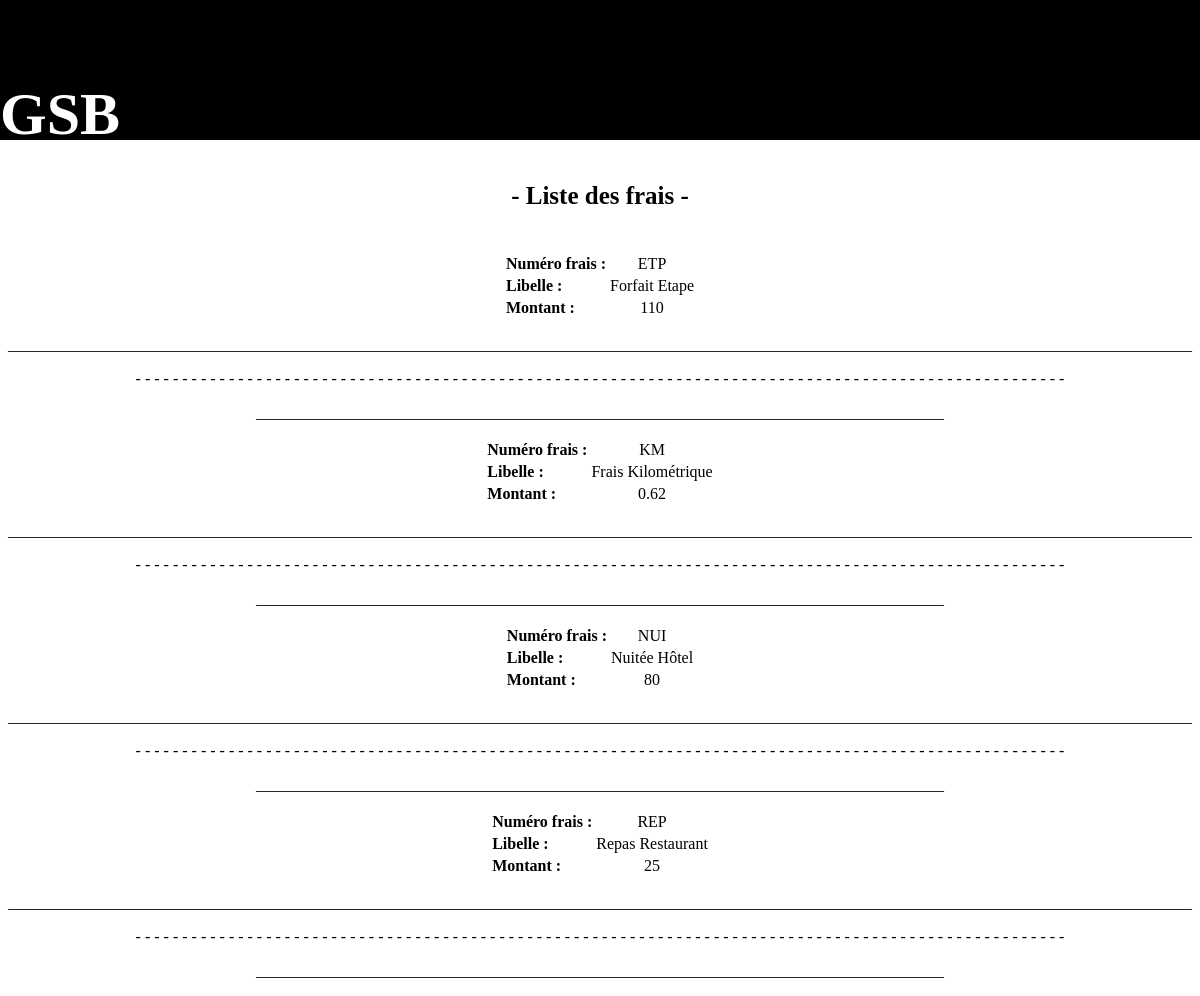
/gestfrais/views/Consulter/priveConsulterFraisForfaitGSB.php, run on the app's committed database.
### tables this page shows
CREATE TABLE IF NOT EXISTS `fraisforfait` (
  `idFraisForfait` varchar(10) NOT NULL,
  `libelle` varchar(30) DEFAULT NULL,
  `montant` float DEFAULT NULL,
  PRIMARY KEY (`idFraisForfait`)
);

### gestfrais/controller/conBDD.php (called while the page is built, shortened)
<?php
require_once('C:\wamp64\www\gestfrais\models\modele.php');
function conFrais(){
	consulterFrais();
}
?>

### gestfrais/models/modele.php (the view, shortened to what this page needs)
	<?php
function consulterFrais(){
	try{
		$bdd = new PDO('mysql:host=10.99.98.192;dbname=gsbv2;charset=utf8','GSBPHP','',array(PDO::ATTR_ERRMODE => PDO::ERRMODE_EXCEPTION));
	}
	catch(Exceptions $e){
		die('Erreurs : ' . $e->getMessage());
			echo"Erreur connexion dans la méthode consulterVisiteurs dans modele.php";
		return false;
	}
	?>
	<h5> - Liste des frais - </h5>
	<?php
		$reponse = $bdd->query('SELECT idFraisForfait, libelle, montant FROM fraisforfait');
		if($reponse){
			while($donnee = $reponse->fetch()){
	?>
				<table colspan = 2>
					<tr>
						<th>Numéro frais :</th>
						<td><?php echo $donnee['idFraisForfait'];?></td>
					</tr>
					<tr>
						<th>Libelle :</th>
						<td><?php echo $donnee['libelle']; ?></td>
					</tr>
					<tr>
						<th>Montant :</th>
						<td> <?php echo $donnee['montant']; ?></td>
					</tr>
				</table>
	<p>____________________________________________________________________________________________________________________________________________________</p>
	<p>- - - - - - - - - - - - - - - - - - - - - - - - - - - - - - - - - - - - - - - - - - - - - - - - - - - - - - - - - - - - - - - - - - - - - - - - - - - - - - - - - - - - - - - - - - - - - - - - - - - - </p>
	<p>______________________________________________________________________________________</p>
	<?php
			}
		}
		else{
			echo "Aucune donnée enregistrer";
		}
}
		?>

### gestfrais/views/styleGSB.css (style rules this page uses)
@media only screen and (min-width:1025px) { p { color: black; text-align:center; } }
@media only screen and (min-width:1025px) { body { min-height:100%; margin:0; padding:0; position:relative; } }
@media only screen and (min-width:1025px) { h5 { text-align:center; font-size:25px; } }
@media only screen and (min-width:1025px) { table { margin:auto; } }
@media only screen and (min-width:1025px) { th { text-align : left; } }
@media only screen and (min-width:1025px) { tr { text-align:center; } }

### data on the page
fraisforfait: idFraisForfait "ETP", libelle "Forfait Etape", montant "110"
fraisforfait: idFraisForfait "KM", libelle "Frais Kilométrique", montant "0.62"
fraisforfait: idFraisForfait "NUI", libelle "Nuitée Hôtel", montant "80"
fraisforfait: idFraisForfait "REP", libelle "Repas Restaurant", montant "25"
